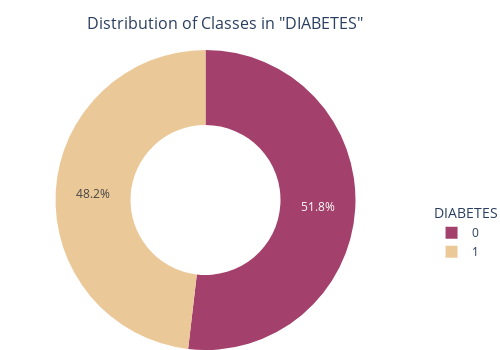

The notebook cell saved with this chart:
### Code cell
# Compute the count of each class in the 'target' column
counts = df['Diabetes'].value_counts()

# Define colors for the pie chart sections
colors = ['#a3416c', '#ebc898']

# Construct a pie chart with plotly
# 'names' are the class labels, and 'values' are the counts for each class
fig = px.pie(
    names=counts.index,
    values=counts.values,
    hole=0.5,  # creates a donut-styled pie chart
    title='Distribution of Classes in "target"',
    color_discrete_sequence=colors
)

# Update the layout of the pie chart for better presentation and clarity
fig.update_layout(
    margin=dict(t=50, b=0, l=0, r=0),
    legend=dict(
        orientation="v",
        yanchor="top",
        y=0.5,
        xanchor="left",
        x=1.05,
        title='DIABETES'
    ),
    title=dict(
        text='Distribution of Classes in "DIABETES"',
        x=0.45,
        xanchor='center',
        y=0.95,
        yanchor='top',
        font=dict(size=16)
    ),
    width=500,
    height=350
)

# Display the pie chart
fig.show()

### Figure 1 — Plotly figure (JSON) as saved in the notebook; plotly's stock layout.template omitted (floating-point values rounded to 4 significant figures)
{"data": [{"domain": {"x": [0, 1], "y": [0, 1]}, "hole": 0.5, "hovertemplate": "label=%{label}<br>value=%{value}<extra></extra>", "labels": [0, 1], "legendgroup": "", "name": "", "showlegend": true, "type": "pie", "values": [4460, 4142]}], "layout": {"height": 350, "legend": {"orientation": "v", "title": {"text": "DIABETES"}, "tracegroupgap": 0, "x": 1.05, "xanchor": "left", "y": 0.5, "yanchor": "top"}, "margin": {"b": 0, "l": 0, "r": 0, "t": 50}, "piecolorway": ["#a3416c", "#ebc898"], "title": {"font": {"size": 16}, "text": "Distribution of Classes in \"DIABETES\"", "x": 0.45, "xanchor": "center", "y": 0.95, "yanchor": "top"}, "width": 500}}
